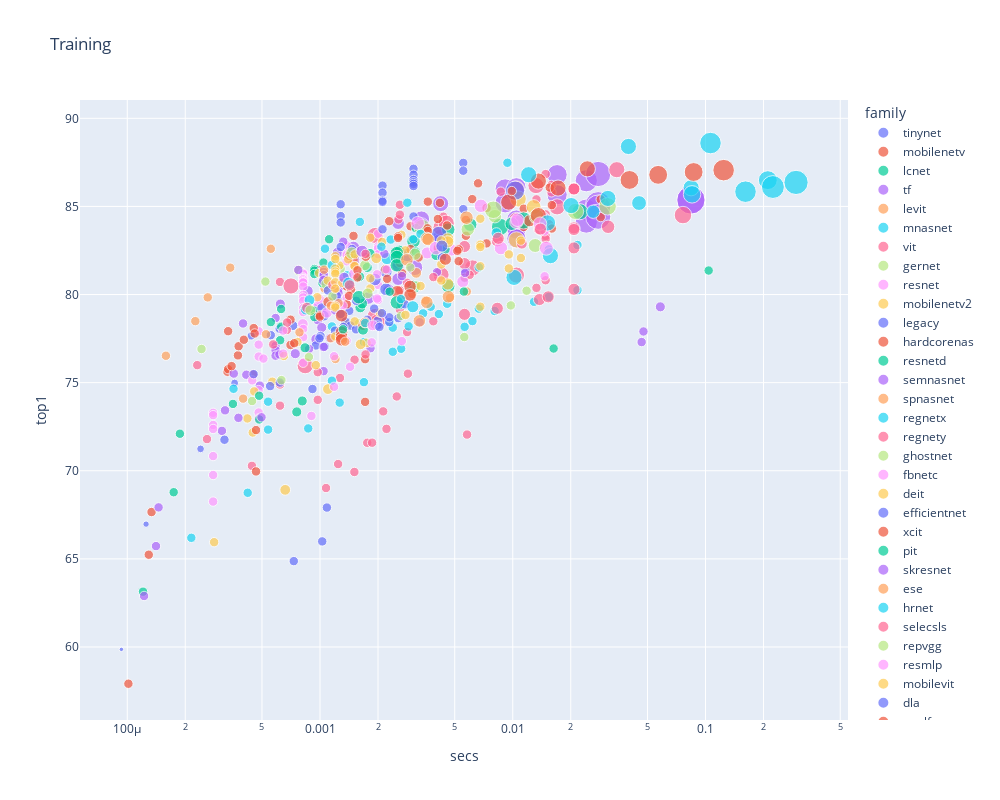

Notebook code cell kept with this figure:
### Markdown cell above
Now we can repeat the same *family* plot we did above:

### Code cell
show_all(tdf, 'Training', 'train_img_size')
